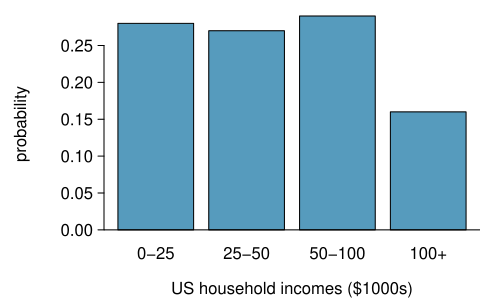

The script that drew this image:
library(openintro)
data(COL)

myPDF('usHouseholdIncomeDistBar.pdf', 5, 3,
      mar = c(3.4, 5.2, 0.8, 1))
p <- c(0.28, 0.27, 0.29, 0.16)
names(p) <- c('0-25', '25-50', '50-100', '100+')
barplot(p, xlab = '', col = COL[1])
par(las = 0)
mtext('US household incomes ($1000s)', side = 1, line = 2.3)
mtext('probability', side = 2, line = 3.7)
abline(h = 0)
dev.off()
